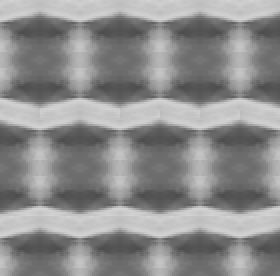
%> input picture Imagen4AMFFinal.gif, 140 x 138 px (shown 2 times larger)
$ octave nanorough_EA.m   (GNU Octave 9; MATLAB toolbox functions it lacks are replaced by stand-ins)
%> lines starting %> are read from the running program, lines starting %| are printed output that depends on the picture
### VectorTrayectoria.m
function [resp,vectf,xct, yft] = VectorTrayectoria(AMF,co,fo,cd,fd)
%VectorTrayectoria: regresa un vector de datos apartir de una imagen y
%puntos de inicio y final. Regresa resp=1 si la trayectoria es valida y resp=0 si no lo es.
%Programa para crear trayectorias en (AMF) Version general.
%Se deben dar los datos de origen co,fo (x1,y1) y los
%datos de destino cd,fd (x2,y2). Si fd=fo es un vector horizontal, si
%cd=co es un vector vertical. Si es diagonal abs(fd-fo) debe ser
%igual a abs(cd-co) de otra manera da "trayectoria invalida".
%Grafica los valores de la trayectoria.
%Emplea: Imagen4AMFFinal.gif


%Solo admite 138 por 138 puntos (pixeles)
if  (fd-fo)==0 || abs(fd-fo)==abs(cd-co) || (cd-co)==0
 resp=1;
 for n=1:138  %asegura que el vector vect tenga zeros
        vect(n)=0;
        xc(n)=0;
        yf(n)=0;
    end
    if (fd-fo)==0 %trayectoria horizontal
        incf=0;
    elseif (fd-fo)>0
        incf=1;   % diagonal hacia abajo
    else
        incf=-1;  %diagonal hacia arriba
    end
    if (cd-co)==0  %trayectoria vertical
        incc=0;
    elseif (cd-co)>0
        incc=1;   %diagonal hacia la derecha
    else
        incc=-1;  %diagonal hacia la izquierda
    end
    if incf==0   %recorrido horizontal
         m=(abs(cd-co))+1;
         xc(1)=co;   %primera coordena en la trayectoria
         yf(1)=fo;
         f=fo;
         c=co;
         vect(1)=AMF(fo,co); %primer valor en la trayectoria
        for n=2:m
         f=f+incf;
         c=c+incc;
         xc(n)=c;
         yf(n)=f;
         vect(n)=AMF(f,c);
        end
        vectf=vect(1:m); %los m valores en la trayectoria
        xct=xc(1:m); %vector coordenadas en la trayectoria
        yft=yf(1:m);
   elseif incc==0  %recorrido vertical
         m=(abs(fd-fo))+1;
         yf(1)=fo;
         xc(1)=co;
         f=fo;
         c=co;
         vect(1)=AMF(fo,co); %primer valor en la trayectoria
         for n=2:m
          f=f+incf;
          c=c+incc;
          xc(n)=c;
          yf(n)=f;
          vect(n)=AMF(f,c);
         end
         vectf=vect(1:m); %los m valores de la trayectoria
         xct=xc(1:m); %vector coordenadas en la trayectoria
         yft=yf(1:m); %vector coordenadas en la trayectoria
   else
        %recorrido diagonal
        deltaf=abs(fd-fo);
        deltac=abs(cd-co);
       if (deltaf-deltac)==0
          m=deltaf+1;
          xc(1)=co;
          yf(1)=fo;
          f=fo;
          c=co;
          vect(1)=AMF(fo,co); %primer valor en la trayectoria
          for n=2:m
            f=f+incf;
            c=c+incc;
            xc(n)=c;
            yf(n)=f;
            vect(n)=AMF(f,c);
          end
          vectf=vect(1:m); %los m valores de la trayectoria
          xct=xc(1:m); %vector coordenadas en la trayectoria
          yft=yf(1:m); %vector coordenadas en la trayectoria
       end
    end
else
  resp=0;
  vectf=0;
  xct=0;
  yft=0;
end
end

### ARM3d.m
function [] = ARM3d(AMF,vectf, xct,yft)
%Plotea una imagen de ARM en 3 dimensiones
%Esto forma parte de una paquete de funciones estadisticas para uso del
%proyecto nanorough.m

vec=1:138;


%Proyecta en 3d la imagen insertada
for c=1:138
    vec(c)=AMF(1,c);
end
x=1:138;
y=1;
for c=2:138
    y=[y 1];
end
figure
title('Proyección en 3D')

plot3(x,y,vec)

grid on
hold on
for d=1:137
    for c=1:138
        y(c)=y(c)+1;
        vec(c)=AMF(y(c),c);
    end
    plot3(x,y,vec,'LineWidth',1)

end
   %Proyecta la trayectoria insertada con las coordenadas iniciales

x=1:length(vectf);
plot3(xct,yft,vectf,'k', 'LineWidth',3) %Grafica a trabajar
yP=1:length(vectf);

    hold off
end

### mediaAritmetica.m
function [media] = mediaAritmetica(vec)
%mediaAritmetica obtiene la media de un vector dado
%Esto forma parte de una paquete de funciones estadisticas para uso del
%proyecto nanorough.m
n=length(vec);
media=sum(vec)/n;
end

### MaxANDMin.m
function [MAX,min, coordMAX,coordmin] = MaxANDMin(vec)
%MaxANDMin obtiene el menor(min) y mayor (MAX) de un vector dado
%Esto forma parte de una paque de funciones estadisticas para uso del
%proyecto nanorough.m
    MAX=vec(1);
    min=vec(1);
    coordMAX=0;
    coordmin=0;
    n=length(vec);
    for c=2:n
        if(MAX<vec(c))
            MAX=vec(c);
            coordMAX=c;
        end
        if(min>vec(c))
            min=vec(c);
            coordmin=c;
        end
    end
end

### nanorough_EA.m
%Programa control de analisis de datos
%El programa recibe una imagen proveniente de un ARM y los puntos de inicio
%(co,fo) y punto final (cd,fd). Tiene de limitante no aceptar trayectorias diagonales
%con abs(fd-fo) diferente abs(cd-co) arrogando "trayectoria invalida".
%Incluye menú de funciones
%Necesita funciones:
%*VectorTrayectoria.m
%*mediaAritmetica.m
%*mediaGeometrica.m
%*mediaRugosidad.m
%*MaxANDMin.m
%*MaxDif.m
%*mediaPICOSyValles.m
%*asimetria.m
%Solo admite 138 por 138 puntos (pixeles)


%Para este ejemplo emplea: Imagen4AMFFinal.gif


AMF=imread('Imagen4AMFFinal.gif');
%> AMF is the input picture: size 138x140 uint8; min 78, max 211, mean 140.6
%Puedes cambiar el nombre de tu archivo, solo asegura que este en el mismo folder que esta funcion
imshow(AMF)
title('Imagen4AMFFinal.gif')
%Recuerda cambiar el nombre de tu archivo para variar el titulo.

co=input('Ingresa el valor de x1 (inicio):'); %x1
%> the answer given: 3
fo=input('Ingresa el valor de y1 (inicio):'); %y1
%> the answer given: 3
cd=input('Ingresa el valor de x2 (final) :'); %x2
%> the answer given: 3
fd=input('Ingresa el valor de y2 (final) :'); %y2
%> the answer given: 3

[resp,vectf,xct, yft] = VectorTrayectoria(AMF,co,fo,cd,fd);
%> after the loop in VectorTrayectoria, `for n=2:m`: c = 3; vect = 138 values, max 200 at index 1, min 0 at index 2, mean 1.45; xc = 138 values, max 3 at index 1, min 0 at index 2, mean 0.0217; yf has the same summary as xc
%> in VectorTrayectoria, `vectf=vect(1:m);`: vectf = 200
%> in VectorTrayectoria, `xct=xc(1:m);`: xct = 3
%> resp = 1; vectf = 200; xct = 3; yft = 3
if resp==1
    %Grafica vector tomado
    hold on
    plot(xct,yft,'r'); %La linea roja en la imagen representa el vector tomado
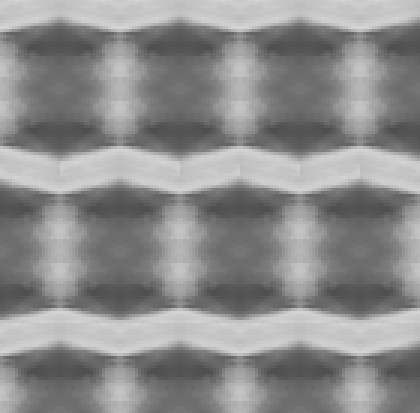
%> figure redrawn from the program's plot data; shown 3 times larger; its title reads 'Imagen4AMFFinal.gif'
    hold off
    ARM3d(AMF,vectf, xct,yft)
%> after the loop in ARM3d, `for c=1:138`: vec = 138 values, max 211 at index 6, min 194 at index 18, mean 201.6
%> after the loop in ARM3d, `for d=1:137`: vec = 138 values, max 182 at index 1, min 108 at index 14, mean 131.7; y = 138 values from 138 to 138
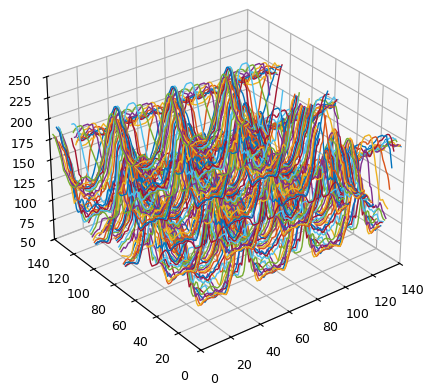
%> figure redrawn from the program's plot data
    figure
    title('Datos del vector a analizar')
    hold on
    x=1:length(vectf);
%> x = 1
    plot(x,vectf) %Grafica a trabajar
    yP=1:length(vectf);
%> yP = 1
    for n=1:length(vectf)
           yP(n)=mediaAritmetica(vectf); %Valor de referencia
    end
%> this loop made 1 pass
%> media in mediaAritmetica on pass 1: 200
        Z=mediaAritmetica(vectf);
%> Z = 200
        ylabel('Altura')
        plot(x, yP);
        axis([0 140 0 256]) %%limites
        grid on


    %----------------------Menú de funciones-----------------------------%
    fprintf('Menú de funciones para analisis de vector de datos del ARM \n');
    fprintf('NOTA: La linea roja representa valor de la Media Aritmetica la cual se toma de referencia para las funciones \n');
    fprintf('     (Valor referencia) Promedio valores del vector (Z): %5.4f \n',Z);
%|      (Valor referencia) Promedio valores del vector (Z): 200.0000
    fprintf('Funcion 1: Promedio de Rugosidad del perfil\n')
    fprintf('   Descripcion: la diferencia entre cada punto y la altura promedio\n');
    fprintf('Funcion 2: Raíz de medias cuadráticas\n');
    fprintf('   Descripcion:El promedio del perfil es similar a la regresión lineal\n');
    fprintf('Funcion 3: Altura máxima del pico del perfil y Profundidad máxima del valle del perfil\n');
    fprintf('   Descripcion:Valor maximo y minimo de los datos\n');
    fprintf('Funcion 4: La altura máxima del perfil\n');
    fprintf('   Descripcion:Diferencia entre el pico y el valle\n');
    fprintf('Funcion 5: El perfil Promedio \n');
    fprintf('   Descripcion: Promedio encontrado de los picos (maximos) más grandes y valles (minimos) más grandes \n');
    fprintf('Funcion 6: Asimetría \n');
    fprintf('   Descripcion: mide la asimetría del perfil sobre la línea media\n');
    fprintf('Funcion 7: Simbología lineas \n');
    fprintf('   Descripcion: Regresa la simbologia (colores) de las lineas\n');
    fprintf('Funcion -1: Salir del programa \n');
    fprintf('   Descripcion: Terminar el programa para analizar otra imagen o bien otro vector de datos\n');

    funcion=input('Ingresa la función que quieras realizar: ');
%> the answer given: 3
    while funcion ~=-1
        switch funcion
            %-------------------------------------------------%
            case 1
                Ra=mediaRugosidad(vectf);
                fprintf('Promedio de Rugosidad del perfil (Ra)= %5.4f \n', Ra);
                graficar=input('¿Quiere graficar en la figura este valor? Para si escribir 1, cualquier otro valor causara negacion \n');
                if(graficar==1)
                yPromR=1:length(vectf);
                for n= 1:length(vectf)
                    yPromR(n)=Ra;
                end
                plot(x,yPromR, 'g')
                fprintf('Linea verde representa valor de Promedio de Rugosidad del perfil \n');
                end
                funcion=input('Ingresa la funcion que quieras realizar (Recuerda: -1 para finalizar): ');
            %-------------------------------------------------%
            case 2
                Rq=desviacionEstandar(vectf);
                fprintf('Desviacion Estandar (Rp) = %5.4f \n', Rq);
                graficar=input('¿Quiere graficar en la figura este valor? Para si escribir 1, cualquier otro valor causara negacion \n');
                if(graficar==1)
                ydesEst=1:length(vectf);
                for n= 1:length(vectf)
                    ydesEst(n)=Rq;
                end
                plot(x,ydesEst, 'b')
                fprintf('Linea azul representa valor de la Desviacion Estandar \n');
                end
                funcion=input('Ingresa la funcion que quieras realizar (Recuerda: -1 para finalizar): ');
            %-------------------------------------------------%
            case 3
                [Rp, Rv, coordMAX, coordmin]=MaxANDMin(vectf);
                 fprintf('Altura máxima del pico del perfil (Rp)= %5.4f \n', Rp);
                 fprintf('Profundidad máxima del valle del perfil (Rv)= %5.4f \n', Rv);

                graficar=input('¿Quiere graficar en la figura este valor? Para si escribir 1, cualquier otro valor causara negacion \n');
                if(graficar==1)
                yMAX=1:length(vectf);
                ymin=1:length(vectf);
                for n= 1:length(vectf)
                    yMAX(n)=Rp;
                    ymin(n)=Rv;
                end
                plot(x,yMAX, 'm --')
                plot(x,ymin, 'c --')
                fprintf('Linea magenta punteada representa valor maximo de los datos\n');
                fprintf('Linea cyan punteada representa valor de minimo de los datos\n');
                end
%> (the run ends here)
